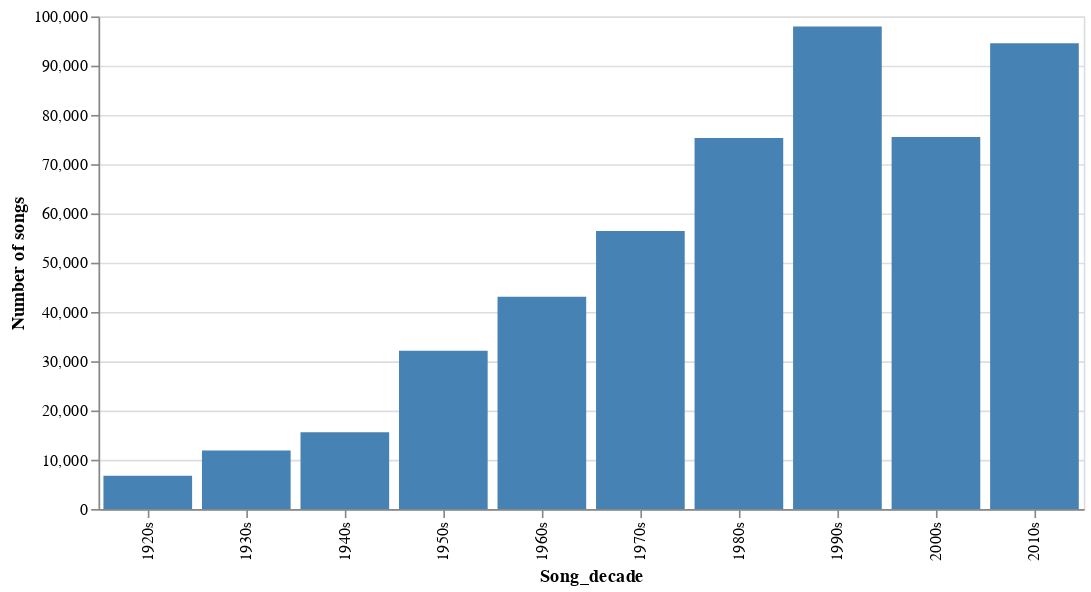

The cell this chart's notebook holds for it:
### Code cell
decade = df[(df["year"] < 2020) & (df["year"] >= 1920)].groupby("Song_decade")["name"].count().reset_index()
alt.Chart(decade).mark_bar().encode(
    x = "Song_decade:O",
    
    y = alt.Y("name:Q",title="Number of songs"),
    color = alt.value("steelblue")
).properties(width = 600)

### Figure 1 — Vega-Lite specification as saved in the notebook (floating-point values rounded to 4 significant figures)
{"config": {"view": {"continuousWidth": 400, "continuousHeight": 300}}, "data": {"name": "data-782c70c8b1880121b30f664e5cb21ea0"}, "mark": "bar", "encoding": {"color": {"value": "steelblue"}, "x": {"field": "Song_decade", "type": "ordinal"}, "y": {"field": "name", "title": "Number of songs", "type": "quantitative"}}, "width": 600, "$schema": "https://vega.github.io/schema/vega-lite/v4.17.0.json", "datasets": {"data-782c70c8b1880121b30f664e5cb21ea0": [{"Song_decade": "1920s", "name": 6734}, {"Song_decade": "1930s", "name": 11867}, {"Song_decade": "1940s", "name": 15581}, {"Song_decade": "1950s", "name": 32121}, {"Song_decade": "1960s", "name": 43083}, {"Song_decade": "1970s", "name": 56436}, {"Song_decade": "1980s", "name": 75342}, {"Song_decade": "1990s", "name": 97968}, {"Song_decade": "2000s", "name": 75541}, {"Song_decade": "2010s", "name": 94577}]}}
